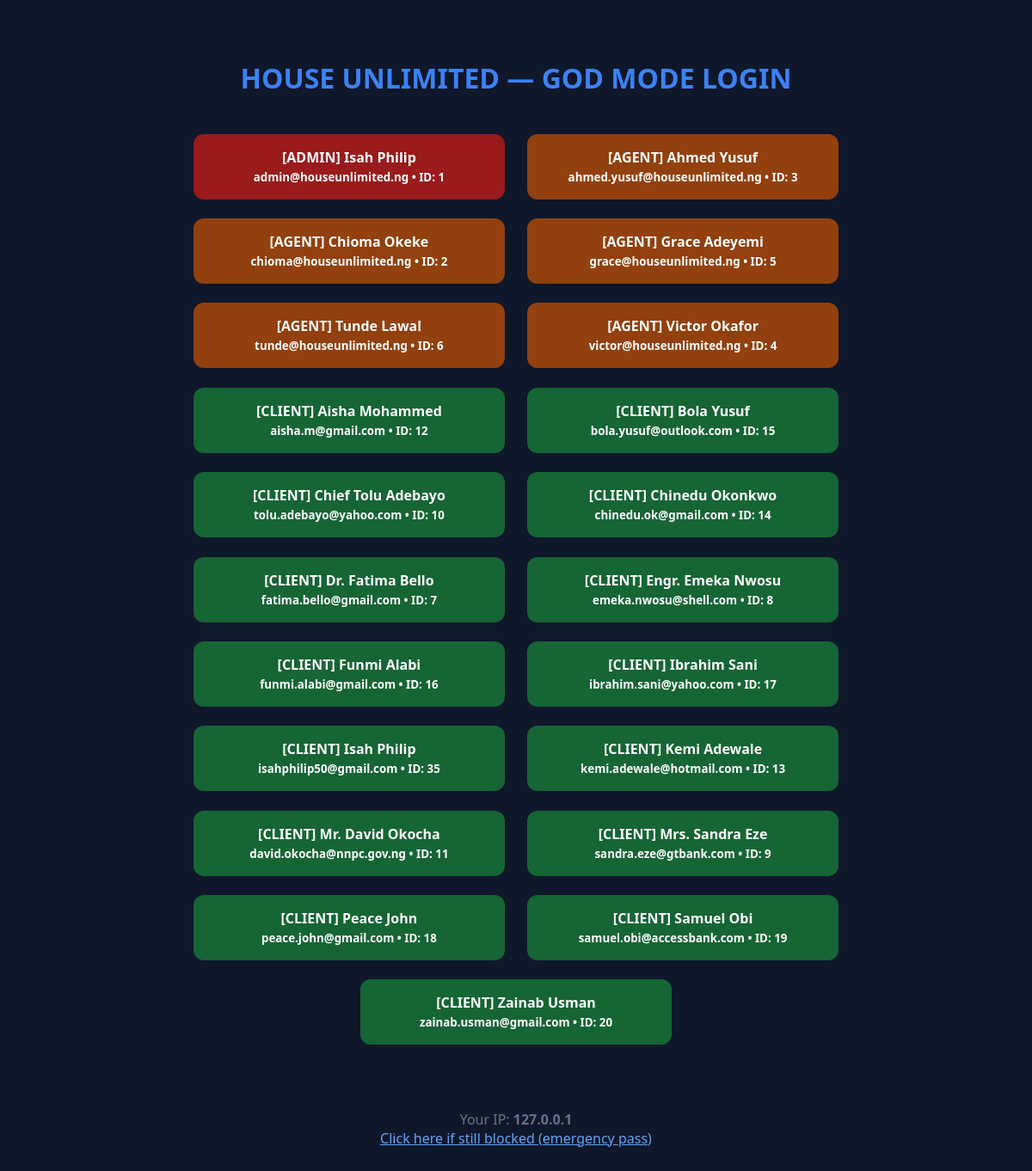
Page /dev_login.php on the committed database.
### tables this page shows
CREATE TABLE `users` (
  `id` int(11) NOT NULL,
  `referral_id` int(11) NOT NULL,
  `username` varchar(100) NOT NULL,
  `name` varchar(100) NOT NULL,
  `email` varchar(150) NOT NULL,
  `phone` varchar(20) DEFAULT NULL,
  `password` varchar(255) DEFAULT NULL,
  `role` enum('client','agent','admin') DEFAULT 'client',
  `status` enum('active','banned') DEFAULT 'active',
  `photo` varchar(100) DEFAULT 'default.png',
  `bio` text DEFAULT NULL,
  `magic_token` varchar(100) DEFAULT NULL,
  `token_expires` datetime DEFAULT NULL,
  `created_at` datetime DEFAULT current_timestamp(),
  `updated_at` datetime DEFAULT current_timestamp() ON UPDATE current_timestamp()
);

### dev_login.php (the view, shortened to what this page needs)
<?php
require 'inc/config.php';
$ip = $_SERVER['REMOTE_ADDR'] ?? 'unknown';
$users = $db->query("SELECT id, name, email, role FROM users ORDER BY role DESC, name LIMIT 100")->fetch_all(MYSQLI_ASSOC);
?>
<!DOCTYPE html>
<html lang="en">
<head>
</head>
<body>
    <h1>HOUSE UNLIMITED — GOD MODE LOGIN</h1>
    <div style="text-align:center;">
        <?php foreach($users as $u): ?>
            <div class="user <?= $u['role'] ?>">
                <a href="login_as.php?id=<?= $u['id'] ?>">
                    [<?= strtoupper($u['role']) ?>] <?= htmlspecialchars($u['name']) ?>
                    <br><small><?= $u['email'] ?> • ID: <?= $u['id'] ?></small>
                </a>
            </div>
        <?php endforeach; ?>
    </div>
    <p style="text-align:center; margin-top:4rem; color:#64748b;">
        Your IP: <strong><?= $ip ?></strong><br>
        <a href="?godmode=houseunlimited2025" style="color:#60a5fa;">Click here if still blocked (emergency pass)</a>
    </p>
</body>
</html>

### dev_login.php (style rules this page uses)
body { font-family: 'Segoe UI', sans-serif; background:#0f172a; color:#e2e8f0; padding:3rem; margin:0; }
h1 { color:#3b82f6; text-align:center; margin-bottom:2rem; }
.user { display:inline-block; margin:0.7rem; padding:1rem 1.3rem; background:#1e293b; border-radius:12px; min-width:320px; }
.user a { color:white; text-decoration:none; font-weight:600; }
.admin { background:#991b1b !important; }
.agent { background:#92400e; }
.client { background:#166534; }

### rows in the picture
users: role "ADMIN", name "Isah Philip", email "admin@houseunlimited.ng", id "1"
users: role "AGENT", name "Ahmed Yusuf", email "ahmed.yusuf@houseunlimited.ng", id "3"
users: role "AGENT", name "Chioma Okeke", email "chioma@houseunlimited.ng", id "2"
users: role "AGENT", name "Grace Adeyemi", email "grace@houseunlimited.ng", id "5"
users: role "AGENT", name "Tunde Lawal", email "tunde@houseunlimited.ng", id "6"
users: role "AGENT", name "Victor Okafor", email "victor@houseunlimited.ng", id "4"
users: role "CLIENT", name "Aisha Mohammed", email "aisha.m@gmail.com", id "12"
users: role "CLIENT", name "Bola Yusuf", email "bola.yusuf@outlook.com", id "15"
users: role "CLIENT", name "Chief Tolu Adebayo", email "tolu.adebayo@yahoo.com", id "10"
users: role "CLIENT", name "Chinedu Okonkwo", email "chinedu.ok@gmail.com", id "14"
users: role "CLIENT", name "Dr. Fatima Bello", email "fatima.bello@gmail.com", id "7"
users: role "CLIENT", name "Engr. Emeka Nwosu", email "emeka.nwosu@shell.com", id "8"
users: role "CLIENT", name "Funmi Alabi", email "funmi.alabi@gmail.com", id "16"
users: role "CLIENT", name "Ibrahim Sani", email "ibrahim.sani@yahoo.com", id "17"
users: role "CLIENT", name "Isah Philip", email "isahphilip50@gmail.com", id "35"
users: role "CLIENT", name "Kemi Adewale", email "kemi.adewale@hotmail.com", id "13"
users: role "CLIENT", name "Mr. David Okocha", email "david.okocha@nnpc.gov.ng", id "11"
users: role "CLIENT", name "Mrs. Sandra Eze", email "sandra.eze@gtbank.com", id "9"
users: role "CLIENT", name "Peace John", email "peace.john@gmail.com", id "18"
users: role "CLIENT", name "Samuel Obi", email "samuel.obi@accessbank.com", id "19"
users: role "CLIENT", name "Zainab Usman", email "zainab.usman@gmail.com", id "20"

### other values in the picture
$ip "127.0.0.1"
